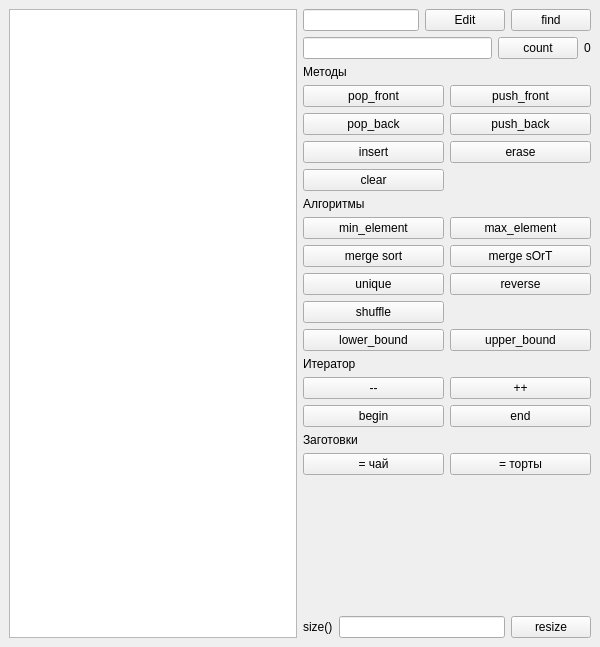
<?xml version="1.0" encoding="UTF-8"?>
<ui version="4.0">
 <class>MainWindow</class>
 <widget class="QMainWindow" name="MainWindow">
  <property name="geometry">
   <rect>
    <x>0</x>
    <y>0</y>
    <width>600</width>
    <height>647</height>
   </rect>
  </property>
  <property name="windowTitle">
   <string>std::vector demo</string>
  </property>
  <widget class="QWidget" name="centralwidget">
   <layout class="QHBoxLayout" name="horizontalLayout_3">
    <item>
     <layout class="QHBoxLayout" name="horizontalLayout_2" stretch="1,1">
      <item>
       <widget class="QListWidget" name="list_widget"/>
      </item>
      <item>
       <layout class="QGridLayout" name="gridLayout_2" columnstretch="1,1">
        <item row="10" column="1">
         <widget class="QPushButton" name="btn_sort">
          <property name="text">
           <string>merge sOrT</string>
          </property>
         </widget>
        </item>
        <item row="6" column="1">
         <widget class="QPushButton" name="btn_erase">
          <property name="text">
           <string>erase</string>
          </property>
         </widget>
        </item>
        <item row="15" column="1">
         <widget class="QPushButton" name="btn_inc_iterator">
          <property name="text">
           <string>++</string>
          </property>
         </widget>
        </item>
        <item row="5" column="1">
         <widget class="QPushButton" name="btn_push_back">
          <property name="text">
           <string>push_back</string>
          </property>
         </widget>
        </item>
        <item row="11" column="0">
         <widget class="QPushButton" name="btn_unique">
          <property name="text">
           <string>unique</string>
          </property>
         </widget>
        </item>
        <item row="0" column="0" colspan="2">
         <layout class="QHBoxLayout" name="horizontalLayout_8">
          <item>
           <widget class="QLineEdit" name="txt_elem_content"/>
          </item>
          <item>
           <widget class="QPushButton" name="btn_edit">
            <property name="text">
             <string>Edit</string>
            </property>
           </widget>
          </item>
          <item>
           <widget class="QPushButton" name="btn_find">
            <property name="text">
             <string>find</string>
            </property>
           </widget>
          </item>
         </layout>
        </item>
        <item row="4" column="0">
         <widget class="QPushButton" name="pb_pop_front">
          <property name="text">
           <string>pop_front</string>
          </property>
         </widget>
        </item>
        <item row="3" column="0" colspan="2">
         <widget class="QLabel" name="label">
          <property name="text">
           <string>Методы</string>
          </property>
         </widget>
        </item>
        <item row="9" column="0">
         <widget class="QPushButton" name="btn_min_element">
          <property name="text">
           <string>min_element</string>
          </property>
         </widget>
        </item>
        <item row="16" column="0">
         <widget class="QPushButton" name="btn_begin">
          <property name="text">
           <string>begin</string>
          </property>
         </widget>
        </item>
        <item row="4" column="1">
         <widget class="QPushButton" name="pb_push_front">
          <property name="text">
           <string>push_front</string>
          </property>
         </widget>
        </item>
        <item row="6" column="0">
         <widget class="QPushButton" name="btn_insert">
          <property name="text">
           <string>insert</string>
          </property>
         </widget>
        </item>
        <item row="2" column="0" colspan="2">
         <layout class="QHBoxLayout" name="horizontalLayout_9">
          <item>
           <widget class="QLineEdit" name="le_count"/>
          </item>
          <item>
           <widget class="QPushButton" name="btn_count">
            <property name="text">
             <string>count</string>
            </property>
           </widget>
          </item>
          <item>
           <widget class="QLabel" name="lbl_count">
            <property name="text">
             <string>0</string>
            </property>
           </widget>
          </item>
         </layout>
        </item>
        <item row="14" column="0" colspan="2">
         <widget class="QLabel" name="label_4">
          <property name="text">
           <string>Итератор</string>
          </property>
         </widget>
        </item>
        <item row="15" column="0">
         <widget class="QPushButton" name="btn_dec_iterator">
          <property name="text">
           <string>--</string>
          </property>
         </widget>
        </item>
        <item row="19" column="0" colspan="2">
         <spacer name="verticalSpacer">
          <property name="orientation">
           <enum>Qt::Orientation::Vertical</enum>
          </property>
          <property name="sizeHint" stdset="0">
           <size>
            <width>20</width>
            <height>40</height>
           </size>
          </property>
         </spacer>
        </item>
        <item row="5" column="0">
         <widget class="QPushButton" name="btn_pop_back">
          <property name="text">
           <string>pop_back</string>
          </property>
         </widget>
        </item>
        <item row="16" column="1">
         <widget class="QPushButton" name="btn_end">
          <property name="text">
           <string>end</string>
          </property>
         </widget>
        </item>
        <item row="18" column="1">
         <widget class="QPushButton" name="btn_months">
          <property name="text">
           <string>= торты</string>
          </property>
         </widget>
        </item>
        <item row="24" column="0" colspan="2">
         <layout class="QHBoxLayout" name="horizontalLayout_6">
          <item>
           <widget class="QLabel" name="label_3">
            <property name="text">
             <string>size()</string>
            </property>
           </widget>
          </item>
          <item>
           <widget class="QLineEdit" name="txt_size"/>
          </item>
          <item>
           <widget class="QPushButton" name="btn_resize">
            <property name="text">
             <string>resize</string>
            </property>
           </widget>
          </item>
         </layout>
        </item>
        <item row="11" column="1">
         <widget class="QPushButton" name="btn_reverse">
          <property name="text">
           <string>reverse</string>
          </property>
         </widget>
        </item>
        <item row="7" column="0">
         <widget class="QPushButton" name="btn_clear">
          <property name="text">
           <string>clear</string>
          </property>
         </widget>
        </item>
        <item row="8" column="0" colspan="2">
         <widget class="QLabel" name="label_7">
          <property name="text">
           <string>Алгоритмы</string>
          </property>
         </widget>
        </item>
        <item row="10" column="0">
         <widget class="QPushButton" name="btn_sort_case_insensitive">
          <property name="text">
           <string>merge sort</string>
          </property>
         </widget>
        </item>
        <item row="18" column="0">
         <widget class="QPushButton" name="btn_weekdays">
          <property name="text">
           <string>= чай</string>
          </property>
         </widget>
        </item>
        <item row="9" column="1">
         <widget class="QPushButton" name="btn_max_element">
          <property name="text">
           <string>max_element</string>
          </property>
         </widget>
        </item>
        <item row="12" column="0">
         <widget class="QPushButton" name="btn_shuffle">
          <property name="text">
           <string>shuffle</string>
          </property>
         </widget>
        </item>
        <item row="13" column="0">
         <widget class="QPushButton" name="pb_lower_bound">
          <property name="text">
           <string>lower_bound</string>
          </property>
         </widget>
        </item>
        <item row="13" column="1">
         <widget class="QPushButton" name="pb_upper_bound">
          <property name="text">
           <string>upper_bound</string>
          </property>
         </widget>
        </item>
        <item row="17" column="0">
         <widget class="QLabel" name="label_2">
          <property name="text">
           <string>Заготовки</string>
          </property>
         </widget>
        </item>
       </layout>
      </item>
     </layout>
    </item>
   </layout>
  </widget>
 </widget>
 <resources/>
 <connections/>
</ui>
